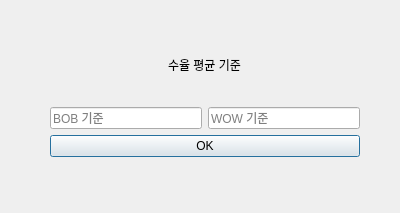
<?xml version="1.0" encoding="UTF-8"?>
<ui version="4.0">
 <class>Dialog</class>
 <widget class="QDialog" name="Dialog">
  <property name="geometry">
   <rect>
    <x>0</x>
    <y>0</y>
    <width>400</width>
    <height>213</height>
   </rect>
  </property>
  <property name="windowTitle">
   <string>Dialog</string>
  </property>
  <widget class="QWidget" name="verticalLayoutWidget">
   <property name="geometry">
    <rect>
     <x>50</x>
     <y>56</y>
     <width>310</width>
     <height>101</height>
    </rect>
   </property>
   <layout class="QVBoxLayout" name="verticalLayout">
    <item alignment="Qt::AlignHCenter">
     <widget class="QLabel" name="mean_criterion_label">
      <property name="text">
       <string>수율 평균 기준</string>
      </property>
     </widget>
    </item>
    <item>
     <spacer name="verticalSpacer">
      <property name="orientation">
       <enum>Qt::Vertical</enum>
      </property>
      <property name="sizeHint" stdset="0">
       <size>
        <width>20</width>
        <height>40</height>
       </size>
      </property>
     </spacer>
    </item>
    <item>
     <layout class="QHBoxLayout" name="horizontalLayout">
      <item>
       <widget class="QLineEdit" name="mean_BOB_lineEdit">
        <property name="placeholderText">
         <string>BOB 기준</string>
        </property>
       </widget>
      </item>
      <item>
       <widget class="QLineEdit" name="mean_WOW_lineEdit">
        <property name="text">
         <string/>
        </property>
        <property name="placeholderText">
         <string>WOW 기준</string>
        </property>
       </widget>
      </item>
     </layout>
    </item>
    <item>
     <widget class="QPushButton" name="mean_push">
      <property name="text">
       <string>OK</string>
      </property>
     </widget>
    </item>
   </layout>
  </widget>
 </widget>
 <resources/>
 <connections/>
</ui>
